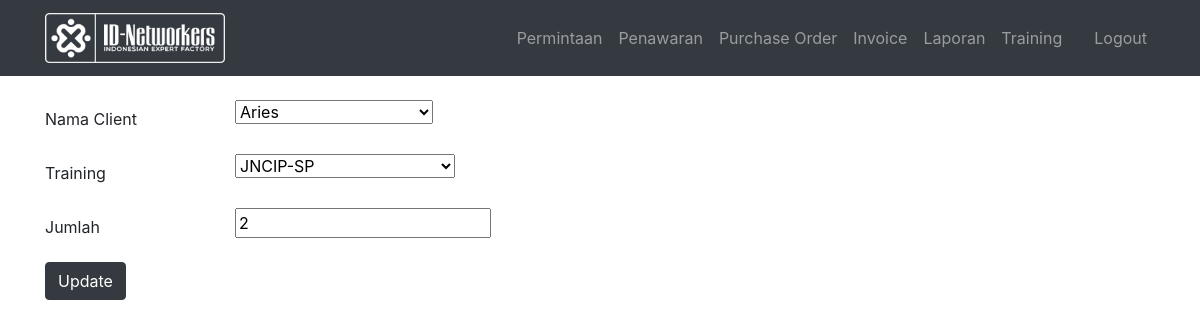
The app's page /edit_invoice/18 (signed in) with its own data.
### IDN_APP/models.py (models this page shows)
class Invoice(models.Model):
    def number():
        a = "INV"
        x = str(datetime.datetime.now()).split("-")
        b = "IDN"
        c = x[0][2]+x[0][3]
        if x[1] == '01':
            rom = "I"
        elif x[1] == '02':
            rom = "II"
        elif x[1] == '03':
            rom = "III"
        elif x[1] == '04':
            rom = "IV"
        elif x[1] == '05':
            rom = "V"
        elif x[1] == '06':
            rom = "VI"
        elif x[1] == '07':
            rom = "VII"
        elif x[1] == '08':
            rom = "VIII"
        elif x[1] == '09':
            rom = "IX"
        elif x[1] == '10':
            rom = "X"
        elif x[1] == '11':
            rom = "XI"
        else:
            rom = "XII"
        no = Penawaran.objects.count()
        if no == None:
            final = a+"-"+str(1)+"-"+b+"-"+rom+"-"+c
            return final
        else:
            final = a+"-"+str(no + 1)+"-"+b+"-"+rom+"-"+c
            return final
    no_inv = models.CharField(max_length=20, default=number)
    tgl_inv = models.DateField(auto_now_add=True)
    Nama_Client = models.OneToOneField(PurchaseOrder,on_delete=models.CASCADE)
    Training = models.ForeignKey(Training,on_delete=models.CASCADE,default='',blank=True)
    Jumlah = models.PositiveIntegerField(default='')

### IDN_APP/views.py (the view)
# urls.py: re_path(r'^edit_invoice/(?P<pk>\d+)$', edit_invoice, name="edit_invoice"),
@login_required
def edit_invoice(request, pk):
    item = get_object_or_404(Invoice, pk=pk)
    if request.method == "POST":
        form = InvoiceForm(request.POST, instance=item)
        if form.is_valid():
            form.save()
            return redirect('display_invoice')
    else:
        form = InvoiceForm(instance=item)
        return render(request, "edit_invoice.html", {"form":form})

### IDN_APP/forms.py
class InvoiceForm(forms.ModelForm):
    class Meta:
        model = Invoice
        fields = ('Nama_Client','Training','Jumlah')

### IDN_APP/models.py (called while the page is built)
    def __str__(self):
        return self.nama_training

    def __str__(self):
        return self.Nama

### IDN_APP/templates/edit_invoice.html (shortened to what this page needs)
{% extends 'base.html' %}
{% block body %}
<div class="container">
  <form method="POST">
    <br>
    {% for field in form %}
    <div class="form-group row">
      <label for="id_{field.name}" class="col-2 col-form-label"> {{field.label}}</label>
      <div class="col-10">
        {{field}}
      </div>
    </div>
    {% endfor %}
    <button type="submit" class="btn btn-dark" name="button">Update</button>
  </form>
</div>
{% endblock %}

### records on screen
Invoice: form "Aries" "JNCIP-SP" "2"

### other values on screen
{{ field.label }} "Nama Client" "Training" "Jumlah"
